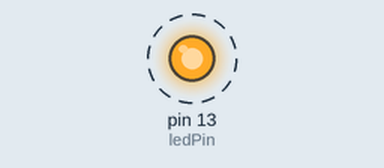
A sketch run on a simulated Arduino Uno, built with avr-gcc and run on an emulated ATmega328P. On the bench: output pins drawn as LEDs (lit = HIGH). Dashed ring = blinking.

Above: at 0.02 s.
Timing chart, 0 to 3.0 s (numbered marks = the images above):
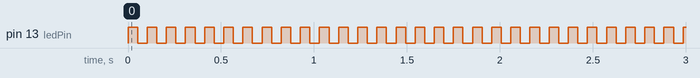

The sketch:

interrupts2.ino
```cpp
/* Arduino 101: timer and interrupts
   1: Timer1 compare match interrupt example
   more infos: http://www.letmakerobots.com/node/28278
   created by RobotFreak
*/
#define ledPin 13


void setup()
{
  Serial.begin(9600);
  pinMode(ledPin, OUTPUT);

  // initialize timer1
  noInterrupts();           // disable all interrupts
  TCCR0A = 0;
  TCCR0B = 0;
  TCNT0  = 0;

  OCR0A = 200;            // compare match register 16MHz/256/2Hz
  TCCR0A |= (1 << WGM01);   // CTC mode
  TCCR0B |= (1 << CS02);    // 256 prescaler
  TCCR0B |= (1 << CS00);    // 256 prescaler
  TIMSK0 |= (1 << OCIE0A);  // enable timer compare interrupt
  interrupts();             // enable all interrupts

}
int a = 0;

ISR(TIMER0_COMPA_vect)          // timer compare interrupt service routine
{
  if(a % 4 == 0)
  {
  //Serial.print(a);
  //Serial.println("hello");
  digitalWrite(ledPin, digitalRead(ledPin) ^ 1);   // toggle LED pin
  }
  a += 1;
}

void loop()
{
  // your program here...
}
```

Measured:
- by itself, pin 13 (ledPin): alternates HIGH for 0.05 s and LOW for 0.05 s
